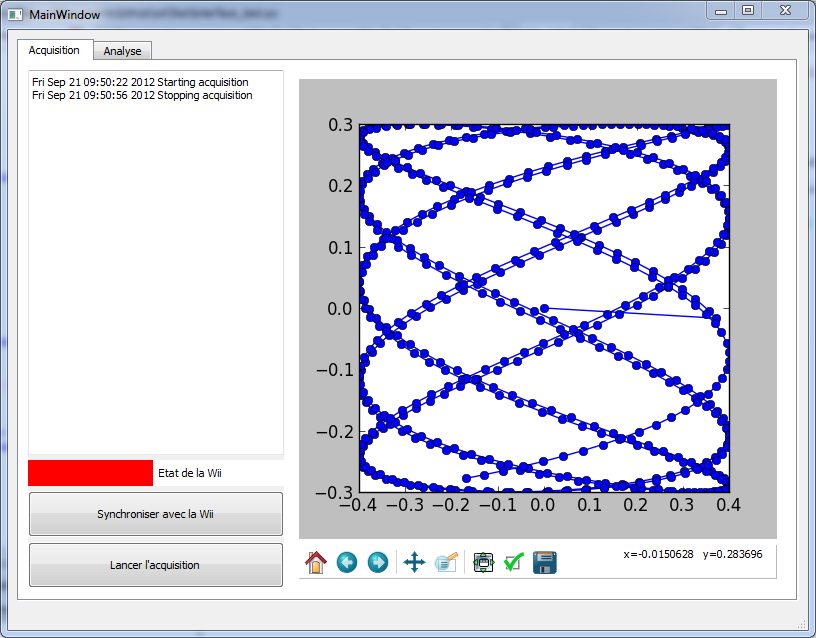

The Python source for this figure:
# -*- coding: utf-8 -*-
"""
Created on Thu Sep 20 10:08:44 2012

@author: FL232714
"""

# -*- coding: utf-8 -*-
"""
Created on Fri Sep 14 21:45:26 2012

@author: bastien
"""

import sys, time
import random
import numpy as np
from PyQt4 import QtCore, QtGui, uic
import matplotlib.figure
import matplotlib.backends.backend_qt4agg

class MainWindow(QtGui.QMainWindow):
    def __init__(self):
        QtGui.QMainWindow.__init__(self)

        # load the UI
        self.ui = uic.loadUi("interface.ui", self)
        
        # customize the UI
        self.initUI()
        
        #connect slots
        self.connectSlots()
        
    def connectSlots(self):
        QtCore.QObject.connect(self.ui.pushButton,
                               QtCore.SIGNAL('clicked()'), 
                               self.connectWiiBoard)
        QtCore.QObject.connect(self.ui.pushButton_2,
                               QtCore.SIGNAL('clicked()'), 
                               self.startAcquisition)

    def initUI(self):    
        # add timer to UI
        self.timer = QtCore.QBasicTimer()
        # add render_widget to UI
        self.render_widget = RenderWidget()        
        self.ui.horizontalLayout_4.addWidget(self.render_widget)
        #change color of UI frame to red
        self.ui.frame.setStyleSheet("QWidget { background-color: %s }" %  
            "Red")
        
    def connectWiiBoard(self):
        self.ui.frame.setStyleSheet("QWidget { background-color: %s }" %  
        "Green")

        self.ui.textEdit.append(time.ctime() + " Connection successful")
            
            
    def startAcquisition(self):
        self.ui.textEdit.append(time.ctime() + " Starting acquisition")
        self.timer.start(1, self)
        self.render_widget.initPoints()        
        self.render_widget.update()
        
        # set acquisition limit 
        self.acquisition_limit = 600
        
    def timerEvent(self, event):
        if event.timerId() == self.timer.timerId():
            self.render_widget.points.append(self.getCurrentPosition())
            self.render_widget.update()
            
            if len(self.render_widget.points) > self.acquisition_limit:
                self.timer.stop()
                self.ui.textEdit.append(time.ctime() + " Stopping acquisition")
                np.save('test.npy', self.render_widget.points)
                
    
    def getCurrentPosition(self):
        """returns center of mass from latest board Wii measurement"""
        return (time.time(),
                0.4 * np.cos(1.9 * time.time()),
                0.3 * np.sin(0.87 * time.time()))
            
class RenderWidget(QtGui.QWidget):
    def __init__(self):
        QtGui.QWidget.__init__(self)
        
        self.initUI()
    
        self.initPoints()
    
    def initPoints(self):
        self.points = [(time.time(), 0, 0)]                
    
    def initUI(self): 
        dpi = 100
        matplotlib.figure.Figure()
        fig = matplotlib.figure.Figure((4.0, 3.0), dpi)
        canvas = matplotlib.backends.backend_qt4agg.FigureCanvasQTAgg(fig)
        canvas.setParent(self)
        self.canvas = canvas
        self.axes = fig.add_subplot(111)
        mpl_toolbar = matplotlib.backends.backend_qt4agg.NavigationToolbar2QTAgg(canvas, self)
        
        vbox = QtGui.QVBoxLayout()
        vbox.addWidget(canvas)
        vbox.addWidget(mpl_toolbar)
        
        self.setLayout(vbox)
        
    def paintEvent(self, e):
#        qp = QtGui.QPainter()
#        qp.begin(self)
#        pen = QtGui.QPen(QtCore.Qt.black, 2, QtCore.Qt.SolidLine)
#        qp.setPen(pen)
#        if len(self.points) > 1:
#            for i in range(len(self.points) - 1):
#                x_1, y_1 = self.points[i][1:3]
#                x_2, y_2 = self.points[i + 1][1:3]
#                qp.drawLine(x_1, y_1, x_2, y_2)         
#        qp.end()
        self.axes.clear()        
        x = [point[1] for point in self.points]
        y = [point[2] for point in self.points]
        self.axes.plot(x, y, "o-") 
        self.canvas.draw()
        
if __name__ == "__main__":
    app = QtGui.QApplication(sys.argv)
    window = MainWindow()
    window.show()
    sys.exit(app.exec_())
